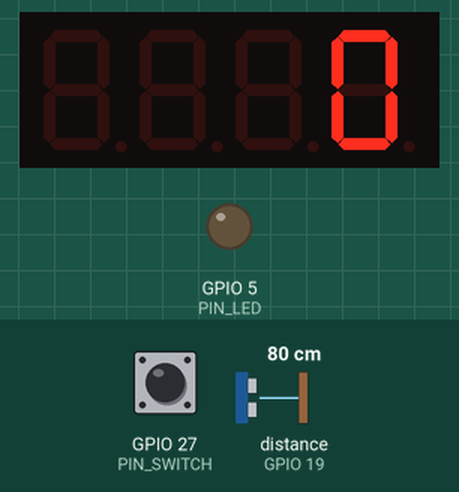
Simulated run of this sketch. Board: ESP32. On the bench: 4-digit seven-segment display, output pins drawn as LEDs (lit = HIGH). The test bench sets the inputs (shaded band); at power-on: distance to the obstacle (sensor on GPIO 19) 80 cm, GPIO 27 (PIN_SWITCH) HIGH. The echo pulse lasts 58.3 µs per cm; WiFi joins after 1.5 s; servers stay silent unless stated; uploads are accepted with an empty reply; what the sketch prints to the serial monitor is not drawn.

Above: at 2.7 s.
2.8 s: distance to the obstacle (sensor on GPIO 19) set to 56 cm
4.3 s: distance to the obstacle (sensor on GPIO 19) set to 45 cm
At 5.3 s:
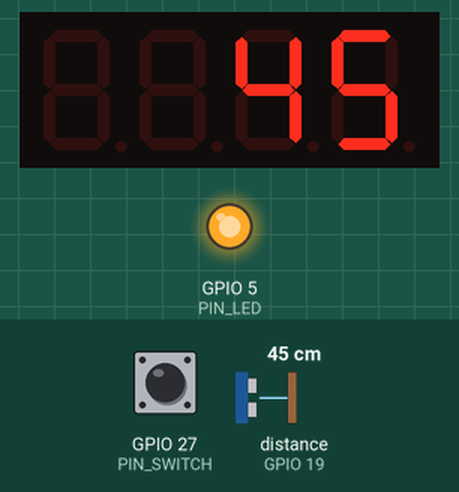
6.1 s: GPIO 27 (PIN_SWITCH) pulled LOW for 0.6 s
At 6.91 s:
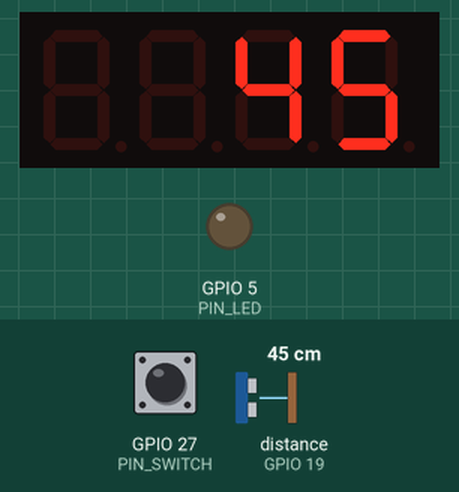
8.5 s: GPIO 27 (PIN_SWITCH) pulled LOW for 3.2 s
At 10.0 s:
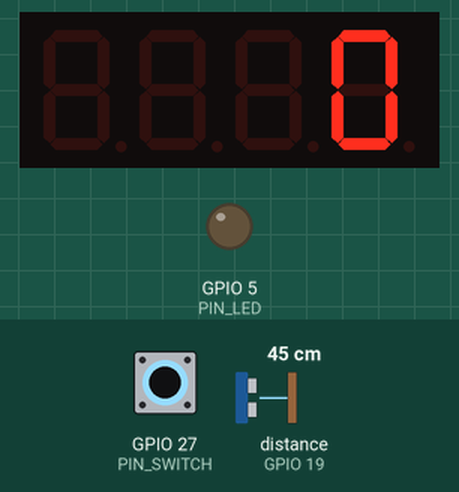
13.5 s: distance to the obstacle (sensor on GPIO 19) set to 9 cm
At 14.2 s:
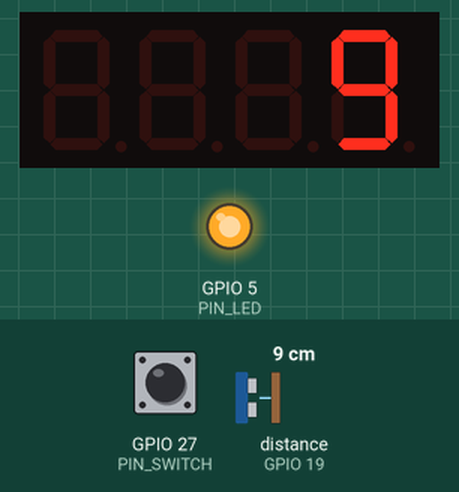
Timing chart, 0 to 16.2 s (numbered marks = the images above; inputs shaded):
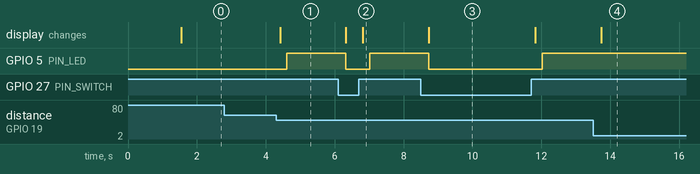

The sketch:

Project_Music_V0-0.ino
```cpp
#include <HCSR04.h>
#include <TM1637.h>
#include <WiFi.h>
#include <HTTPClient.h>

#define PIN_LED 5

#define STATE_TOOFAR 1
#define STATE_TOOCLOSE 2
#define STATE_PLAYING 3

#define CLK 32
#define DIO 33

#define PIN_SWITCH 27

//// Config
#define MAX_DISTANCE 50
#define MIN_DISTANCE 5
#define USE_HTTP 1
#define USE_WIFI 1
#define DEBUG_DISTANCES 0
///////////

const byte triggerPin = 22;
const byte echoPin = 19;

UltraSonicDistanceSensor distanceSensor(triggerPin, echoPin);
TM1637 display(CLK, DIO);

int state = STATE_TOOCLOSE;

void setup() {
    Serial.begin(115200);
    pinMode(PIN_LED, OUTPUT);

    display.init();
    display.set(BRIGHT_TYPICAL);

    pinMode(PIN_SWITCH, INPUT);

    if (USE_WIFI == 1) {
      setupWifi();
    }
}

void loop() {
    // Schalter-Abfrage
    if (digitalRead(PIN_SWITCH) != 1) {
      display.displayNum(0);
      digitalWrite(PIN_LED, LOW);
      delay(100);
      return;
    }

    float distance = distanceSensor.measureDistanceCm();
    int currentdistance = (int)distance;

    // Zustandsmaschine für die LED
    if (distance < MIN_DISTANCE) {
        state = STATE_TOOCLOSE;
    }
    else if (distance > MAX_DISTANCE || distance < 0) {
        state = STATE_TOOFAR;
    }
    else {
        state = STATE_PLAYING;
        if (DEBUG_DISTANCES == 1) {
            Serial.println(currentdistance);
        }
    }

    // Display-Anzeige & HTTP-Übertragung (Strikt alle 250ms)
    if (state == STATE_PLAYING) {
        display.displayNum(currentdistance);
        if (USE_HTTP == 1) {
          sendCurrentToneHTTP(currentdistance); // Sendet den aktuellen Wert
        }
    }
    else {
        display.displayNum(0);
        if (USE_HTTP == 1) {
          sendCurrentToneHTTP(0); // Sendet 0, wenn außerhalb des Bereichs
        }
    }

    blink();

    // Exakt 250ms Delay = 4 Übertragungen pro Sekunde
    delay(250);
}

void blink() {
    if (state == STATE_PLAYING) {
        digitalWrite(PIN_LED, HIGH);
    } else {
        digitalWrite(PIN_LED, LOW);
    }
}

void setupWifi() {
  const char *ssid = "testingiot";
  const char *password = "testingiot";

  WiFi.setAutoReconnect(true);
  WiFi.setSleep(false);

  WiFi.mode(WIFI_STA);
  WiFi.begin(ssid, password);

  Serial.print("Connecting to WiFi");
  while (WiFi.status() != WL_CONNECTED) {
    delay(500);
    Serial.print(".");
  }

  Serial.println("\nConnected! IP address: ");
  Serial.println(WiFi.localIP());
}

void sendCurrentToneHTTP(int toneDistance) {
    if (WiFi.status() == WL_CONNECTED) {
        HTTPClient http;

        // Extrem kurzes Timeout, da Node.js innerhalb von ~2-5ms antwortet
        http.setTimeout(100);

        // Passt die IP hier an euren Node-Server an (z.B. Port 80 oder 3000)
        String url = "http://192.168.0.107:12345/echo_get.php?string=" + String(toneDistance);
        http.begin(url);

        // WICHTIGER HEADER: Sagt Node.js, dass die Verbindung sofort geschlossen werden kann
        http.addHeader("Connection", "close");

        int httpResponseCode = http.GET();

        if (httpResponseCode > 0) {
            // Optionaler Log, im Live-Betrieb am besten auskommentieren für mehr Speed
            // Serial.printf("HTTP: %d | Wert: %d\n", httpResponseCode, toneDistance);
        } else {
            Serial.printf("Fehler: %d bei Wert: %d\n", httpResponseCode, toneDistance);
        }

        http.end();
    } else {
        Serial.println("WLAN-Verbindung verloren!");
    }
}
```

Measured:
- the behaviour switches between 51 and 50 cm on distance to the obstacle (sensor on GPIO 19) (found by bisection; images 0 and 1)
- after the input at 2.8 s, every drawn part: stays the same
- after the input at 4.3 s, GPIO 5 (PIN_LED): LOW → HIGH after 0.31 s; the display: changes after 0.11 s (image 1)
- after the input at 6.1 s, GPIO 5 (PIN_LED): HIGH → LOW after 0.22 s, → HIGH 0.70 s later; the display: first changes after 0.22 s (image 2 shows a later state)
- after the input at 8.5 s, GPIO 5 (PIN_LED): HIGH → LOW after 0.22 s, → HIGH 3.3 s later; the display: changes after 0.22 s (image 3)
- after the input at 13.5 s, the display: changes after 0.24 s (image 4)
